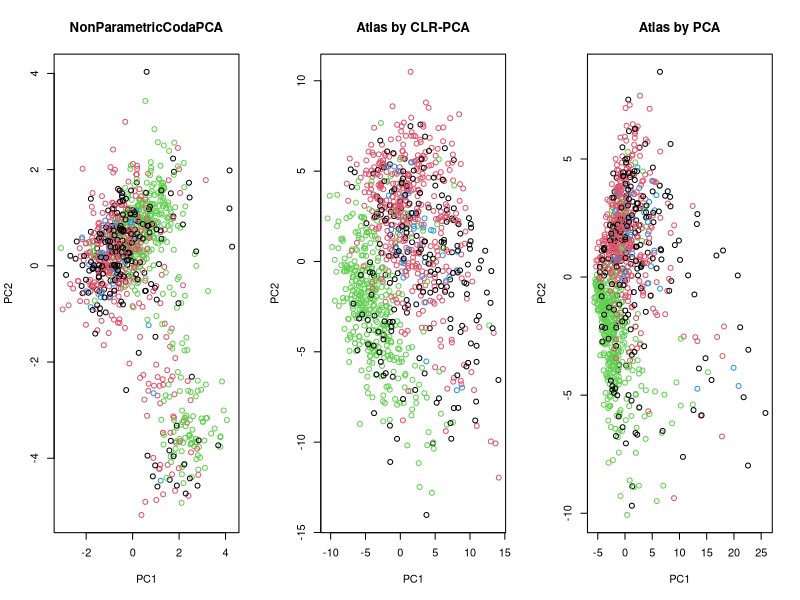

Reproduce this figure in R.
# NonParametric CoDa PCA
#
# R functions associated to "Representation Learning of Compositional Data", NIPS18
# Methods, Algorithms and Python implementation developed by R Nock, C S Ong and K Sun, Data61, CSIRO, Australia
# R version coded by B Xu, SISTM, INRIA and INSERM U1219, France, verified by M Avalos   
# 27/10/2018
#
# NOTE: to get better performance, use "control" option in optim.

#clr_transform:  centered log-ratio transformation of each row
clr_transform = function(X, eps=1e-8 ){
  X = log( X + eps )
  X =  X - rowMeans(X, na.rm = TRUE, dims = 1)
  return(X)
}

# the loss function to be minimized
loss_func <- function(x, n_components, N, dim, checkX) {
  U = matrix(x[1:((n_components+1)*dim)], nrow = n_components+1, byrow = TRUE)
  U = U - rowMeans(U, na.rm = TRUE, dims = 1)
  
  B = matrix(x[((n_components+1)*dim)+1:(N*dim)], nrow = N, ncol = n_components, byrow = TRUE )
  B = cbind(B, rep(1,N))
  
  Y = B %*% U
  
  loss = sum(exp( Y ) - checkX * Y)
  return(loss)
}

# gradient of the loss function
grad_func <- function(x, n_components, N, dim, checkX) {
  U = matrix(x[1:((n_components+1)*dim)], nrow = n_components+1, byrow = TRUE)
  U = U - rowMeans(U, na.rm = TRUE, dims = 1)
  
  B = matrix(x[((n_components+1)*dim)+1:(N*dim)], nrow = N, ncol = n_components, byrow = TRUE )
  B = cbind(B, rep(1,N))
  
  Y = B %*% U
  
  diff  = exp( Y ) - checkX
  
  gradB = diff %*% t(U)
  gradB = gradB[,1:dim(gradB)[2]-1]
  
  gradU = t(B) %*% diff
  gradU = gradU - rowMeans(gradU, na.rm = TRUE, dims = 1)
  
  grad = c(as.vector(t(gradU)), as.vector(t(gradB)))

  return(grad)
}


SCodaPCA = function(x0, loss_func, grad_func,n_components,N,dim,checkX) {
  result <- optim(x0, fn = loss_func, gr = grad_func, method="L-BFGS-B",
                  n_components=n_components, N=N, dim=dim, checkX=checkX)
  
  pcadata     = list()
  pcadata$U   = matrix(result$par[1:((n_components+1)*dim)], nrow = n_components+1, byrow = TRUE)
  pcadata$pca = matrix(result$par[((n_components+1)*dim)+1:(N*dim)], nrow = N, ncol = n_components, byrow = TRUE )

  return(pcadata)
}

options(stringsAsFactors=F)
X     = read.table('atlas.csv',        header = TRUE, sep = ',')
group = read.table('atlasfactors.csv', header = TRUE, sep = ',')
DNA_extraction_method = group$DNA_extraction_method
DNA_extraction_method[is.na(DNA_extraction_method)]<-"NA"
clist = match(DNA_extraction_method, unique(DNA_extraction_method))

X   = as.matrix(X)
N   = dim(X)[1]
dim = dim(X)[2]

n_components = 5;

checkX = exp( clr_transform( X ) )
x0 = rnorm( (n_components+1)*dim + N*n_components )

result.scoda   = SCodaPCA(x0, loss_func, grad_func,n_components,N,dim,checkX)
result.clrpca  = prcomp(clr_transform(X), center = TRUE, scale = TRUE)
result.pca     = prcomp(X, center = TRUE, scale = TRUE)

par(mfrow = c(1, 3))
plot(result.scoda$pca, col=clist, xlab = 'PC1', ylab = 'PC2',main = 'NonParametricCodaPCA')
plot(result.clrpca$x,  col=clist, xlab = 'PC1', ylab = 'PC2',main = 'Atlas by CLR-PCA')
plot(result.pca$x,     col=clist, xlab = 'PC1', ylab = 'PC2',main = 'Atlas by PCA')